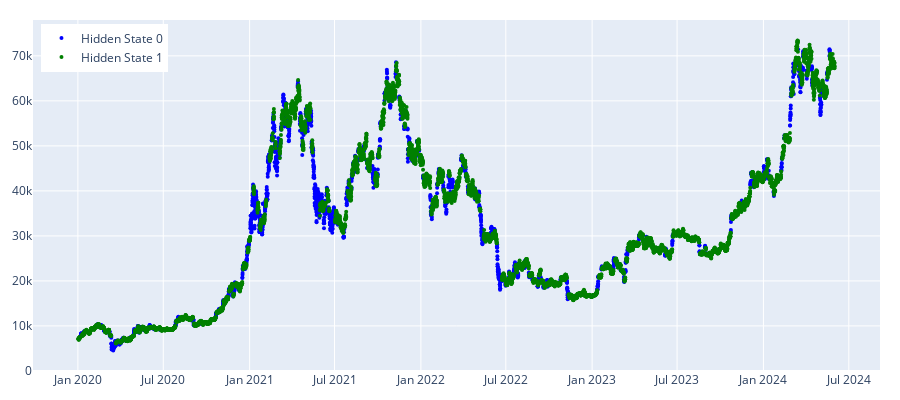

The notebook cell this image was saved under:
### Markdown cell above
### GaussianHMM

### Code cell
params = {'n_components':2, 'covariance_type':"full", 'random_state':100}
hmm_model = regime_detection.get_regimes_hmm(prices_array, params)
hmm_states = hmm_model.predict(prices_array)
plot_hidden_states(np.array(hmm_states), prices[['btc_close']])
plot_hidden_states2(np.array(hmm_states), prices[['btc_close']])

### Figure 1 — Plotly figure (JSON) as saved in the notebook; plotly's stock layout.template omitted (floating-point values rounded to 4 significant figures; data arrays with more than 128 entries replaced by an {"elided": "..."} marker saying what was removed)
{"data": [{"marker": {"color": "blue", "size": 4}, "mode": "markers", "name": "Hidden State 0", "type": "scatter", "x": {"elided": "2038 str values"}, "y": {"elided": "2038 float values"}}, {"marker": {"color": "green", "size": 4}, "mode": "markers", "name": "Hidden State 1", "type": "scatter", "x": {"elided": "7634 str values"}, "y": {"elided": "7634 float values"}}], "layout": {"height": 400, "legend": {"x": 0.01, "xanchor": "left", "y": 0.99, "yanchor": "top"}, "margin": {"b": 20, "l": 20, "r": 20, "t": 20}, "width": 900}}
